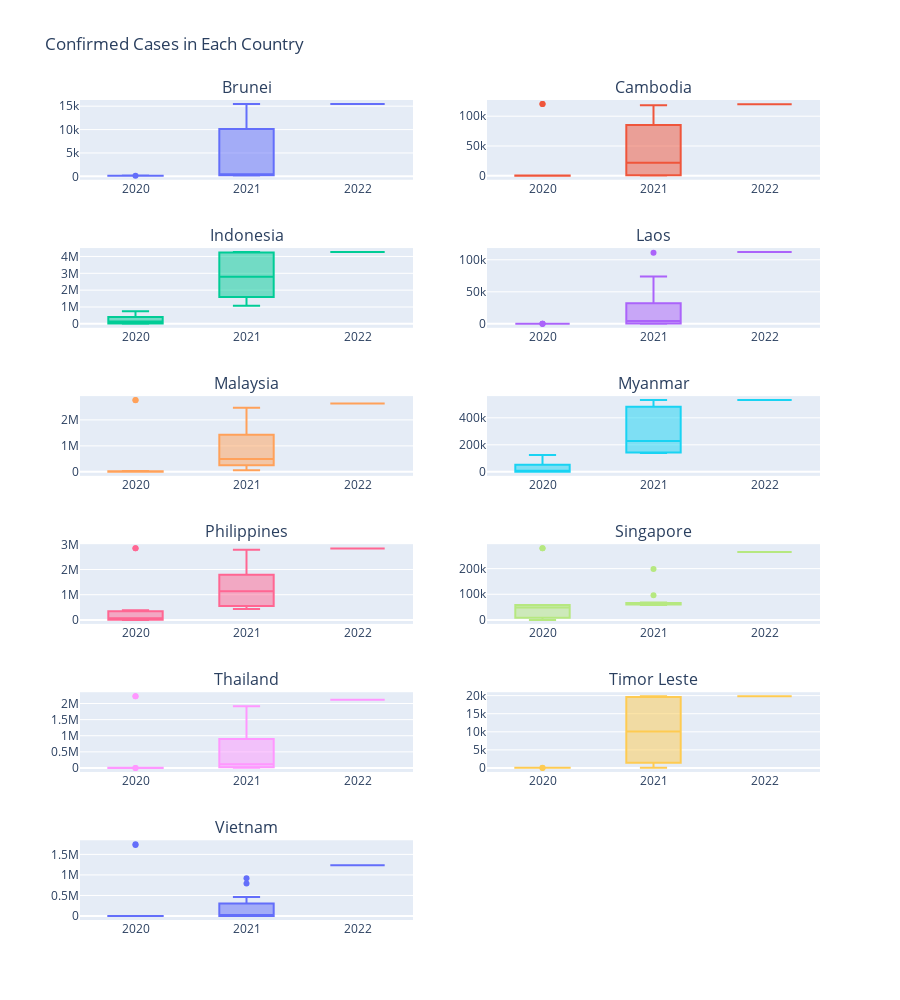

Source (notebook cell):
### Markdown cell above
### Box plot

### Code cell
temp = df_covid_monthly.copy()
temp.set_index('Date', inplace=True)

countries = temp['Country name'].unique()

ncols = 2
nrows = math.ceil(len(countries)/ncols)

fig = make_subplots(rows=nrows, cols = ncols, shared_xaxes= False, subplot_titles=countries)

for ind, country in enumerate(countries):
    row = int((ind/ncols)+1)
    col = int((ind%ncols)+1)
    fig.add_trace(go.Box(x=temp.index.year, y=temp[temp['Country name']==country]['Total cases']), row = row, col = col)
    
fig.update_layout(height=1000, title_text = 'Confirmed Cases in Each Country')
fig.update_layout(showlegend = False)
fig.show()

### Figure 1 — Plotly figure (JSON) as saved in the notebook; plotly's stock layout.template omitted (floating-point values rounded to 4 significant figures; data arrays with more than 128 entries replaced by an {"elided": "..."} marker saying what was removed)
{"data": [{"type": "box", "x": {"elided": "265 int values"}, "xaxis": "x", "y": [129, 138, 141, 141, 141, 144, 146, 148, 150, 157, 180, 186, 212, 224, 242, 260, 337, 2712, 7116, 13130, 15058, 15470, 15470], "yaxis": "y"}, {"type": "box", "x": {"elided": "265 int values"}, "xaxis": "x2", "y": [1, 1, 109, 122, 125, 141, 239, 274, 277, 291, 326, 378, 466, 820, 2440, 13402, 30094, 50385, 77243, 93055, 112651, 118522, 120134, 120493, 120507], "yaxis": "y2"}, {"type": "box", "x": {"elided": "265 int values"}, "xaxis": "x3", "y": [1528, 10118, 26473, 56385, 108376, 174796, 287008, 410088, 538883, 743198, 1078314, 1334634, 1511712, 1668368, 1821703, 2178272, 3409658, 4089801, 4215104, 4244358, 4256409, 4262720, 4262994], "yaxis": "y3"}, {"type": "box", "x": {"elided": "265 int values"}, "xaxis": "x4", "y": [9, 19, 19, 19, 20, 22, 23, 24, 39, 41, 44, 45, 49, 757, 1912, 2121, 6299, 15015, 23846, 40271, 73738, 111060, 112083], "yaxis": "y4"}, {"type": "box", "x": {"elided": "265 int values"}, "xaxis": "x5", "y": [8, 29, 2766, 6002, 7819, 8639, 8976, 9340, 11224, 31548, 65697, 113010, 214959, 300752, 345500, 408713, 572357, 751979, 1113272, 1746254, 2245695, 2471642, 2632782, 2758086, 2761472], "yaxis": "y5"}, {"type": "box", "x": {"elided": "265 int values"}, "xaxis": "x6", "y": [15, 151, 224, 299, 353, 882, 13373, 52706, 90713, 124630, 140145, 141896, 142434, 142817, 143629, 157277, 299185, 399282, 464076, 500073, 522402, 530834, 530946], "yaxis": "y6"}, {"type": "box", "x": {"elided": "265 int values"}, "xaxis": "x7", "y": [1, 3, 2084, 8488, 18086, 37514, 93354, 220819, 311694, 380729, 431630, 474064, 525618, 576352, 747288, 1037460, 1230301, 1412559, 1588965, 1989857, 2549966, 2787276, 2832734, 2843979, 2847486], "yaxis": "y7"}, {"type": "box", "x": {"elided": "265 int values"}, "xaxis": "x8", "y": [13, 102, 926, 16169, 34884, 43907, 52205, 56812, 57765, 58015, 58218, 58599, 59536, 59936, 60381, 61145, 62051, 62579, 64981, 67620, 96521, 198374, 264725, 279405, 279861], "yaxis": "y8"}, {"type": "box", "x": {"elided": "265 int values"}, "xaxis": "x9", "y": [19, 42, 1651, 2954, 3081, 3171, 3310, 3412, 3569, 3784, 4008, 7163, 19618, 26031, 28863, 65153, 159792, 259301, 597287, 1204729, 1603475, 1912024, 2115872, 2223435, 2226446], "yaxis": "y9"}, {"type": "box", "x": {"elided": "265 int values"}, "xaxis": "x10", "y": [1, 24, 24, 24, 24, 27, 28, 30, 30, 44, 70, 113, 604, 2276, 6994, 9222, 10898, 16682, 19498, 19790, 19823, 19837, 19839], "yaxis": "y10"}, {"type": "box", "x": {"elided": "265 int values"}, "xaxis": "x11", "y": [2, 16, 212, 270, 328, 355, 558, 1044, 1094, 1180, 1347, 1465, 1817, 2448, 2603, 2928, 7432, 17052, 150060, 462096, 790755, 921122, 1238082, 1731257, 1746092], "yaxis": "y11"}], "layout": {"annotations": [{"font": {"size": 16}, "showarrow": false, "text": "Brunei", "x": 0.225, "xanchor": "center", "xref": "paper", "y": 1.0, "yanchor": "bottom", "yref": "paper"}, {"font": {"size": 16}, "showarrow": false, "text": "Cambodia", "x": 0.775, "xanchor": "center", "xref": "paper", "y": 1.0, "yanchor": "bottom", "yref": "paper"}, {"font": {"size": 16}, "showarrow": false, "text": "Indonesia", "x": 0.225, "xanchor": "center", "xref": "paper", "y": 0.8194, "yanchor": "bottom", "yref": "paper"}, {"font": {"size": 16}, "showarrow": false, "text": "Laos", "x": 0.775, "xanchor": "center", "xref": "paper", "y": 0.8194, "yanchor": "bottom", "yref": "paper"}, {"font": {"size": 16}, "showarrow": false, "text": "Malaysia", "x": 0.225, "xanchor": "center", "xref": "paper", "y": 0.6389, "yanchor": "bottom", "yref": "paper"}, {"font": {"size": 16}, "showarrow": false, "text": "Myanmar", "x": 0.775, "xanchor": "center", "xref": "paper", "y": 0.6389, "yanchor": "bottom", "yref": "paper"}, {"font": {"size": 16}, "showarrow": false, "text": "Philippines", "x": 0.225, "xanchor": "center", "xref": "paper", "y": 0.4583, "yanchor": "bottom", "yref": "paper"}, {"font": {"size": 16}, "showarrow": false, "text": "Singapore", "x": 0.775, "xanchor": "center", "xref": "paper", "y": 0.4583, "yanchor": "bottom", "yref": "paper"}, {"font": {"size": 16}, "showarrow": false, "text": "Thailand", "x": 0.225, "xanchor": "center", "xref": "paper", "y": 0.2778, "yanchor": "bottom", "yref": "paper"}, {"font": {"size": 16}, "showarrow": false, "text": "Timor Leste", "x": 0.775, "xanchor": "center", "xref": "paper", "y": 0.2778, "yanchor": "bottom", "yref": "paper"}, {"font": {"size": 16}, "showarrow": false, "text": "Vietnam", "x": 0.225, "xanchor": "center", "xref": "paper", "y": 0.09722, "yanchor": "bottom", "yref": "paper"}], "height": 1000, "showlegend": false, "title": {"text": "Confirmed Cases in Each Country"}, "xaxis": {"anchor": "y", "domain": [0, 0.45]}, "xaxis10": {"anchor": "y10", "domain": [0.55, 1]}, "xaxis11": {"anchor": "y11", "domain": [0, 0.45]}, "xaxis12": {"anchor": "y12", "domain": [0.55, 1]}, "xaxis2": {"anchor": "y2", "domain": [0.55, 1]}, "xaxis3": {"anchor": "y3", "domain": [0, 0.45]}, "xaxis4": {"anchor": "y4", "domain": [0.55, 1]}, "xaxis5": {"anchor": "y5", "domain": [0, 0.45]}, "xaxis6": {"anchor": "y6", "domain": [0.55, 1]}, "xaxis7": {"anchor": "y7", "domain": [0, 0.45]}, "xaxis8": {"anchor": "y8", "domain": [0.55, 1]}, "xaxis9": {"anchor": "y9", "domain": [0, 0.45]}, "yaxis": {"anchor": "x", "domain": [0.9028, 1.0]}, "yaxis10": {"anchor": "x10", "domain": [0.1806, 0.2778]}, "yaxis11": {"anchor": "x11", "domain": [0, 0.09722]}, "yaxis12": {"anchor": "x12", "domain": [0, 0.09722]}, "yaxis2": {"anchor": "x2", "domain": [0.9028, 1.0]}, "yaxis3": {"anchor": "x3", "domain": [0.7222, 0.8194]}, "yaxis4": {"anchor": "x4", "domain": [0.7222, 0.8194]}, "yaxis5": {"anchor": "x5", "domain": [0.5417, 0.6389]}, "yaxis6": {"anchor": "x6", "domain": [0.5417, 0.6389]}, "yaxis7": {"anchor": "x7", "domain": [0.3611, 0.4583]}, "yaxis8": {"anchor": "x8", "domain": [0.3611, 0.4583]}, "yaxis9": {"anchor": "x9", "domain": [0.1806, 0.2778]}}}
